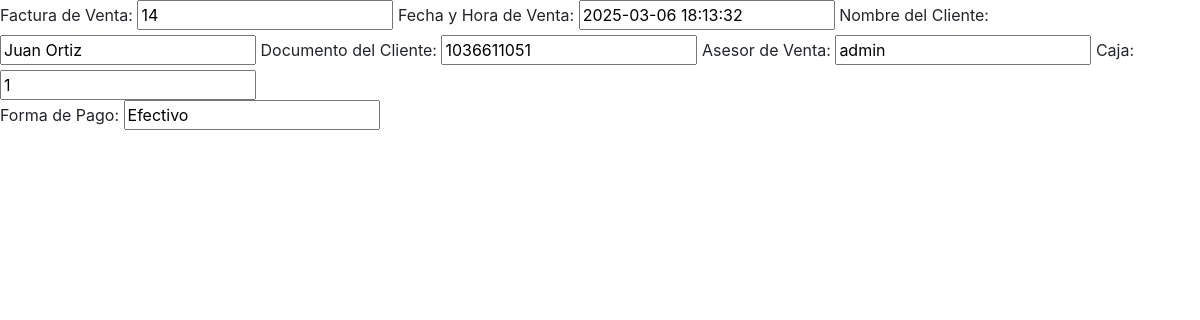
Before: /procesos_factura_admin/factura_encabezado.php (signed in) with the older database file.
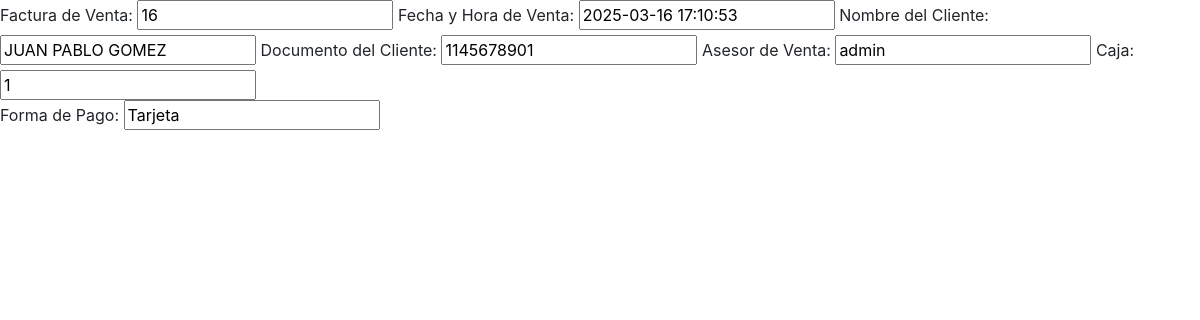
After: the same page with the newer database file.
### tables this page shows
CREATE TABLE `ventas` (
  `id_venta` int(11) NOT NULL AUTO_INCREMENT,
  `factura_venta` int(150) NOT NULL,
  `fecha_hora_venta` datetime NOT NULL DEFAULT current_timestamp(),
  `nom_cliente` varchar(30) NOT NULL,
  `doc_cliente_venta` varchar(11) NOT NULL,
  `valor_total_venta` decimal(10,0) NOT NULL,
  `asesor_venta` varchar(30) NOT NULL,
  `caja` varchar(2) NOT NULL,
  `forma_de_pago` varchar(30) NOT NULL,
  `unidades_venta` int(3) NOT NULL,
  `ref_prod_venta` varchar(10) NOT NULL,
  `producto_venta` varchar(50) NOT NULL,
  `valor_producto` varchar(10) NOT NULL,
  `estado` varchar(10) NOT NULL DEFAULT 'Realizada',
  PRIMARY KEY (`id_venta`)
);

### procesos_factura_admin/factura_encabezado.php (the view, shortened to what this page needs)
<!DOCTYPE html>
<html lang="en">
<head>
    <link rel="stylesheet" type="text/css" href="librerias/bootstrap/css/bootstrap.css">
</head>
<body>
</body>
</html>
<?php
include '../conexion/conexion.php';
$sql_2 = "SELECT * FROM ventas WHERE factura_venta = (SELECT MAX(factura_venta) FROM ventas)";
$resultado_2 = mysqli_query($conexion, $sql_2);
if ($resultado_2) {
    if (mysqli_num_rows($resultado_2) > 0) {
        $fila = mysqli_fetch_assoc($resultado_2);
?>
<form action="procesar_formulario.php" method="POST">
    <label for="factura_venta">Factura de Venta:</label>
    <input type="text" id="factura_venta" name="factura_venta" value="<?php echo $fila['factura_venta']; ?>" readonly>
    <label for="fecha_hora_venta">Fecha y Hora de Venta:</label>
    <input type="text" id="fecha_hora_venta" name="fecha_hora_venta" value="<?php echo $fila['fecha_hora_venta']; ?>" readonly>
    <label for="nom_cliente">Nombre del Cliente:</label>
    <input type="text" id="nom_cliente" name="nom_cliente" value="<?php echo $fila['nom_cliente']; ?>"readonly>
    <label for="doc_cliente_venta">Documento del Cliente:</label>
    <input type="text" id="doc_cliente_venta" name="doc_cliente_venta" value="<?php echo $fila['doc_cliente_venta']; ?>"readonly>
    <label for="asesor_venta">Asesor de Venta:</label>
    <input type="text" id="asesor_venta" name="asesor_venta" value="<?php echo $fila['asesor_venta']; ?>"readonly>
    <label for="caja">Caja:</label>
    <input type="text" id="caja" name="caja" value="<?php echo $fila['caja']; ?>"readonly><br>
    <label for="forma_de_pago">Forma de Pago:</label>
    <input type="text" id="forma_de_pago" name="forma_de_pago" value="<?php echo $fila['forma_de_pago']; ?>"readonly>
</form>
<?php
    } else {
        echo "No se encontraron filas con el número de factura más alto en la tabla ventas.";
    }
} else {
    echo "Error en la consulta: " . mysqli_error($conexion);
}
?>

Changed rows visible on the page:
no longer on this page (row unchanged): ventas: factura_venta "14", fecha_hora_venta "2025-03-06 18:13:32", nom_cliente "Juan Ortiz", doc_cliente_venta "1036611051", asesor_venta "admin", caja "1", forma_de_pago "Efectivo"
added ventas: factura_venta "16", fecha_hora_venta "2025-03-16 17:10:53", nom_cliente "JUAN PABLO GOMEZ", doc_cliente_venta "1145678901", asesor_venta "admin", caja "1", forma_de_pago "Tarjeta"
